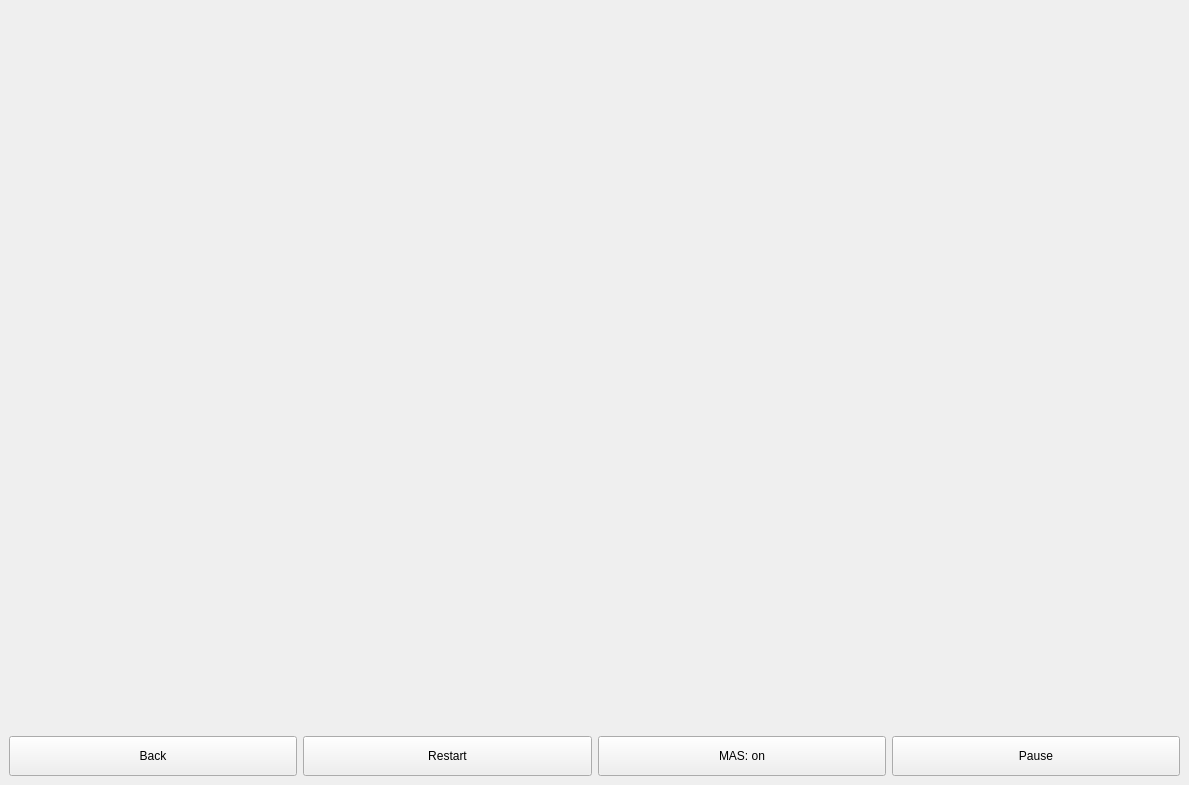
<?xml version="1.0" encoding="UTF-8"?>
<ui version="4.0">
 <class>MainWindow</class>
 <widget class="QMainWindow" name="MainWindow">
  <property name="geometry">
   <rect>
    <x>0</x>
    <y>0</y>
    <width>1189</width>
    <height>785</height>
   </rect>
  </property>
  <property name="windowTitle">
   <string>MainWindow</string>
  </property>
  <widget class="QWidget" name="centralwidget">
   <layout class="QVBoxLayout" name="verticalLayout_2">
    <item>
     <widget class="QWidget" name="scene_widget" native="true">
      <property name="sizePolicy">
       <sizepolicy hsizetype="Expanding" vsizetype="Expanding">
        <horstretch>0</horstretch>
        <verstretch>0</verstretch>
       </sizepolicy>
      </property>
     </widget>
    </item>
    <item>
     <layout class="QHBoxLayout" name="horizontalLayout">
      <item>
       <widget class="QPushButton" name="return_button_game">
        <property name="minimumSize">
         <size>
          <width>0</width>
          <height>40</height>
         </size>
        </property>
        <property name="styleSheet">
         <string notr="true">QPushButton {
  align-items: center;
  background-color: #c2fab1;
  border: 2px solid #111;
  border-radius: 8px;
  box-sizing: border-box;
  color: #111;
  cursor: pointer;
  display: flex;
  font-family: Inter,sans-serif;
  font-size: 16px;
  justify-content: center;
  padding: 0 25px;
  position: relative;
  text-align: center;
  text-decoration: none;
  user-select: none;
  -webkit-user-select: none;
  touch-action: manipulation;
}

QPushButton:after {
  background-color: #111;
  border-radius: 8px;
  content: &quot;&quot;;
  display: block;
  left: 0;
  position: absolute;
  top: -2px;
  transform: translate(8px, 8px);
  transition: transform .2s ease-out;
  z-index: -1;
}

QPushButton:hover:after {
  transform: translate(0, 0);
}

QPushButton:focus {
  background-color: #51b533;
  outline: 0;
}

QPushButton:hover {
  outline: 0;
}

@media (min-width: 768px) {
  QPushButton {
    padding: 0 40px;
  }
}</string>
        </property>
        <property name="text">
         <string>Back</string>
        </property>
       </widget>
      </item>
      <item>
       <widget class="QPushButton" name="restart_system">
        <property name="minimumSize">
         <size>
          <width>0</width>
          <height>40</height>
         </size>
        </property>
        <property name="styleSheet">
         <string notr="true">QPushButton {
  align-items: center;
  background-color: #c2fab1;
  border: 2px solid #111;
  border-radius: 8px;
  box-sizing: border-box;
  color: #111;
  cursor: pointer;
  display: flex;
  font-family: Inter,sans-serif;
  font-size: 16px;
  justify-content: center;
  padding: 0 25px;
  position: relative;
  text-align: center;
  text-decoration: none;
  user-select: none;
  -webkit-user-select: none;
  touch-action: manipulation;
}

QPushButton:after {
  background-color: #111;
  border-radius: 8px;
  content: &quot;&quot;;
  display: block;
  left: 0;
  position: absolute;
  top: -2px;
  transform: translate(8px, 8px);
  transition: transform .2s ease-out;
  z-index: -1;
}

QPushButton:hover:after {
  transform: translate(0, 0);
}

QPushButton:focus {
  background-color: #51b533;
  outline: 0;
}

QPushButton:hover {
  outline: 0;
}

@media (min-width: 768px) {
  QPushButton {
    padding: 0 40px;
  }
}</string>
        </property>
        <property name="text">
         <string>Restart</string>
        </property>
       </widget>
      </item>
      <item>
       <widget class="QPushButton" name="mas_on_of">
        <property name="minimumSize">
         <size>
          <width>0</width>
          <height>40</height>
         </size>
        </property>
        <property name="styleSheet">
         <string notr="true">QPushButton {
  align-items: center;
  background-color: #c2fab1;
  border: 2px solid #111;
  border-radius: 8px;
  box-sizing: border-box;
  color: #111;
  cursor: pointer;
  display: flex;
  font-family: Inter,sans-serif;
  font-size: 16px;
  justify-content: center;
  padding: 0 25px;
  position: relative;
  text-align: center;
  text-decoration: none;
  user-select: none;
  -webkit-user-select: none;
  touch-action: manipulation;
}

QPushButton: after {
  background-color: #111;
  border-radius: 8px;
  content: &quot;&quot;;
  display: block;
  left: 0;
  position: absolute;
  top: -2px;
  transform: translate(8px, 8px);
  transition: transform .2s ease-out;
  z-index: -1;
}

QPushButton:hover:after {
  transform: translate(0, 0);
}

QPushButton:focus {
  background-color: #51b533;
  outline: 0;
}

QPushButton:hover {
  outline: 0;
}

@media (min-width: 768px) {
  QPushButton {
    padding: 0 40px;
  }
}</string>
        </property>
        <property name="text">
         <string>MAS: on</string>
        </property>
       </widget>
      </item>
      <item>
       <widget class="QPushButton" name="pause_button">
        <property name="minimumSize">
         <size>
          <width>0</width>
          <height>40</height>
         </size>
        </property>
        <property name="styleSheet">
         <string notr="true">QPushButton {
  align-items: center;
  background-color: #c2fab1;
  border: 2px solid #111;
  border-radius: 8px;
  box-sizing: border-box;
  color: #111;
  cursor: pointer;
  display: flex;
  font-family: Inter,sans-serif;
  font-size: 16px;
  justify-content: center;
  padding: 0 25px;
  position: relative;
  text-align: center;
  text-decoration: none;
  user-select: none;
  -webkit-user-select: none;
  touch-action: manipulation;
}

QPushButton:after {
  background-color: #111;
  border-radius: 8px;
  content: &quot;&quot;;
  display: block;
  left: 0;
  position: absolute;
  top: -2px;
  transform: translate(8px, 8px);
  transition: transform .2s ease-out;
  z-index: -1;
}

QPushButton:hover:after {
  transform: translate(0, 0);
}

QPushButton:focus {
  background-color: #51b533;
  outline: 0;
}

QPushButton:hover {
  outline: 0;
}

@media (min-width: 768px) {
  QPushButton {
    padding: 0 40px;
  }
}</string>
        </property>
        <property name="text">
         <string>Pause</string>
        </property>
       </widget>
      </item>
     </layout>
    </item>
   </layout>
  </widget>
 </widget>
 <resources/>
 <connections/>
</ui>
